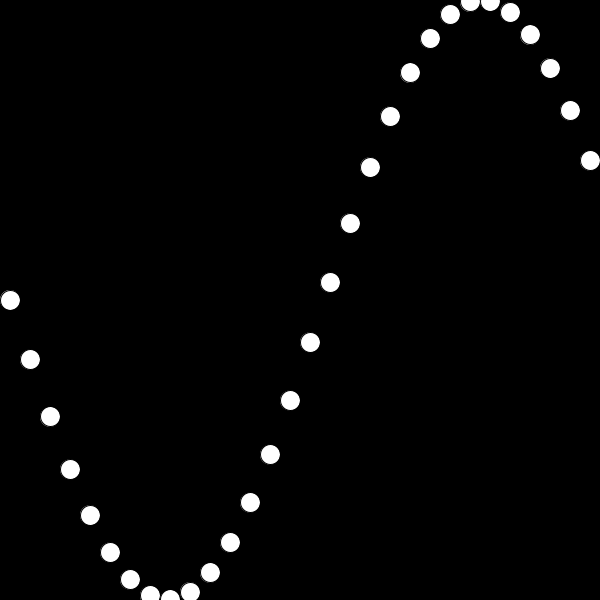
Frame 1 (no input)
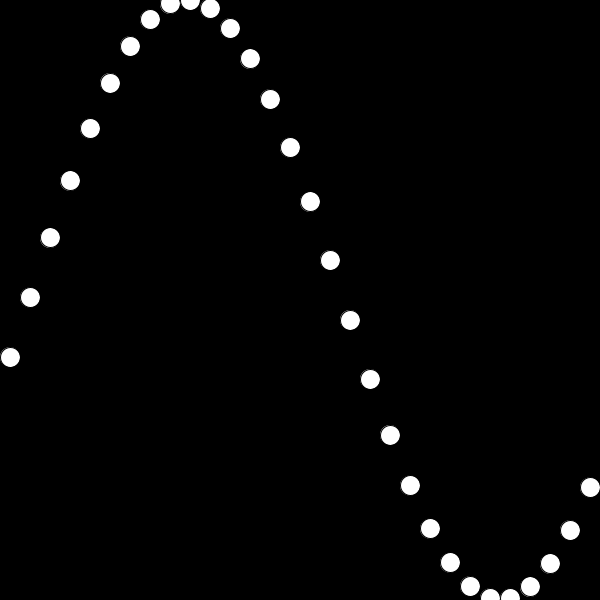
Frame 60 (the mouse pressed at the canvas centre just before this capture)
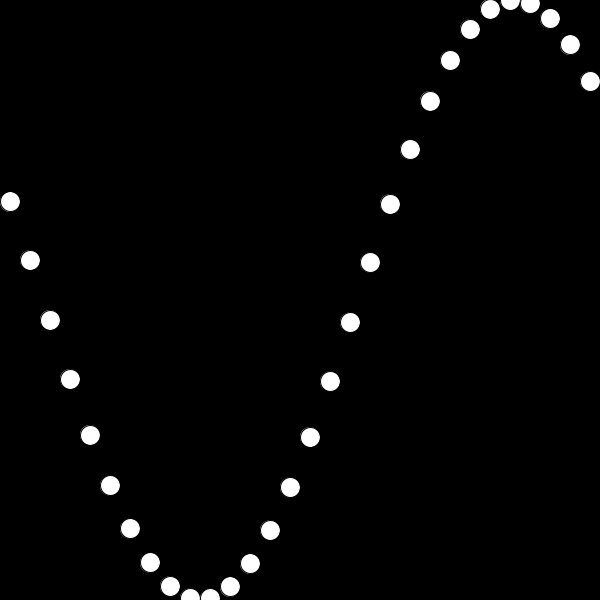
Frame 120 (the mouse held since frame 60 and released just before this capture)

The Processing sketch that drew these frames (run headless with seeded random() and noise(); from frame 60 on, the mouse is pressed at the canvas centre):

// Processing sketch: sketch_3
// ── sketch_3.pde
float angle = 0.0;
float offset;
float amplitude = 300;
float speed = 0.05;

void setup() {
 size(600, 600);
 offset = height/2;
}

void draw() {
 background(0);

 for (int i = 0; i < width; i+=20) {
   float y = offset + sin(angle + i * 0.01) * amplitude;
   ellipse(10 + i, y, 20, 20); 
 }

 angle += speed;
}
